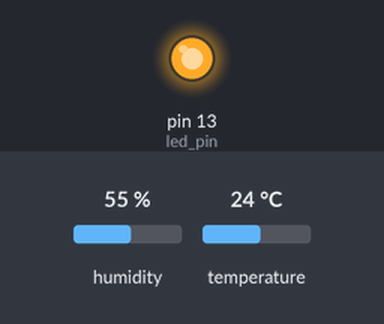
Recording of a sketch running on a simulated Arduino Uno, built with avr-gcc and run on an emulated ATmega328P. Shown: output pins drawn as LEDs (lit = HIGH). The test bench sets the inputs (shaded band); at power-on: humidity 55 %, temperature 24 °C. No radio packets arrive unless stated.

Above: at 0.5 s.
At 5.1 s:
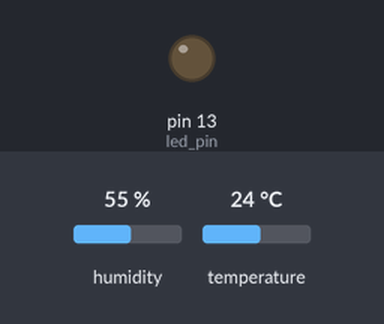
Timing chart, 0 to 7.1 s (numbered marks = the images above):
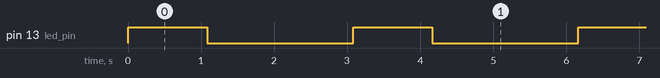

Measured:
- by itself, pin 13 (led_pin): alternates HIGH for 1.1 s and LOW for 2.0 s

The sketch:

Wireless_Weather_TX.ino
```cpp
/*
 * Arduino Wireless Weather Station
 * Transmitter Code
 *
 *
 * by learnelectronics
 * 21 MAR 2017
 *
 * www.youtube.com/c/learnelectronics
 * arduino0169@gmail.com
 *
 */

//-----------------------------------------------------------------------------------------------------
//                                              LIBRARIES
//-----------------------------------------------------------------------------------------------------

#include <VirtualWire.h>                            //Library for the Radios
#include "DHT.h"                                    //Library for the DHT11 Sensor

//-----------------------------------------------------------------------------------------------------
//                                               DEFINES
//-----------------------------------------------------------------------------------------------------

#define DHTPIN  4                                   //DHT Output on D4
#define DHTTYPE DHT11                               //DHT Type (11,21,22)

//-----------------------------------------------------------------------------------------------------
//                                              VARIABLES
//-----------------------------------------------------------------------------------------------------
const int led_pin = 13;                             //LED on D13
const int transmit_pin = 12;                        //Radio input on D12
//-----------------------------------------------------------------------------------------------------
//                                           DATA STRUCTURES
//-----------------------------------------------------------------------------------------------------

// If you are not familiar with Data Structures visit this link http://www.cplusplus.com/doc/tutorial/structures/

struct package                                      //Struct Type Name
{
  float temperature ;                               //Struct Member
  float humidity ;                                  //Struct Member
};


typedef struct package Package;                     //Define name of
Package data;                                       //Object name

//-----------------------------------------------------------------------------------------------------
//                                            LIBRARY CALLS
//-----------------------------------------------------------------------------------------------------
DHT dht(DHTPIN, DHTTYPE);                           //Create instance of DHT called dht

//-----------------------------------------------------------------------------------------------------
//                                                SETUP
//-----------------------------------------------------------------------------------------------------
void setup()
{

    vw_set_tx_pin(transmit_pin);                    //initialize radio on D12
    vw_set_ptt_inverted(true);                      // Required for DR3100
    vw_setup(500);                                  // Bits per sec
    pinMode(led_pin, OUTPUT);                       //set LED for output
}

//-----------------------------------------------------------------------------------------------------
//                                              MAIN LOOP
//-----------------------------------------------------------------------------------------------------

void loop()
{
  digitalWrite(led_pin, HIGH);                      // Flash a light to show transmitting
  readSensor();                                     //Call readSensor function
  vw_send((uint8_t *)&data, sizeof(data));          //send data (struct array)
  vw_wait_tx();                                     // Wait until the whole message is gone
  digitalWrite(led_pin, LOW);                       //LED off
  delay(2000);                                      //wait 2 seconds
}
//-----------------------------------------------------------------------------------------------------
//                                              FUNCTIONS
//-----------------------------------------------------------------------------------------------------
void readSensor()                                   //readSensor function
{
 dht.begin();                                       //initialize dht
 delay(1000);                                       //wait 1 second
 data.humidity = dht.readHumidity();                //get humidity & store in Struct variable data.humidity
 data.temperature = dht.readTemperature();          //get temperature & store in Struct variable data.temperature
}
```
